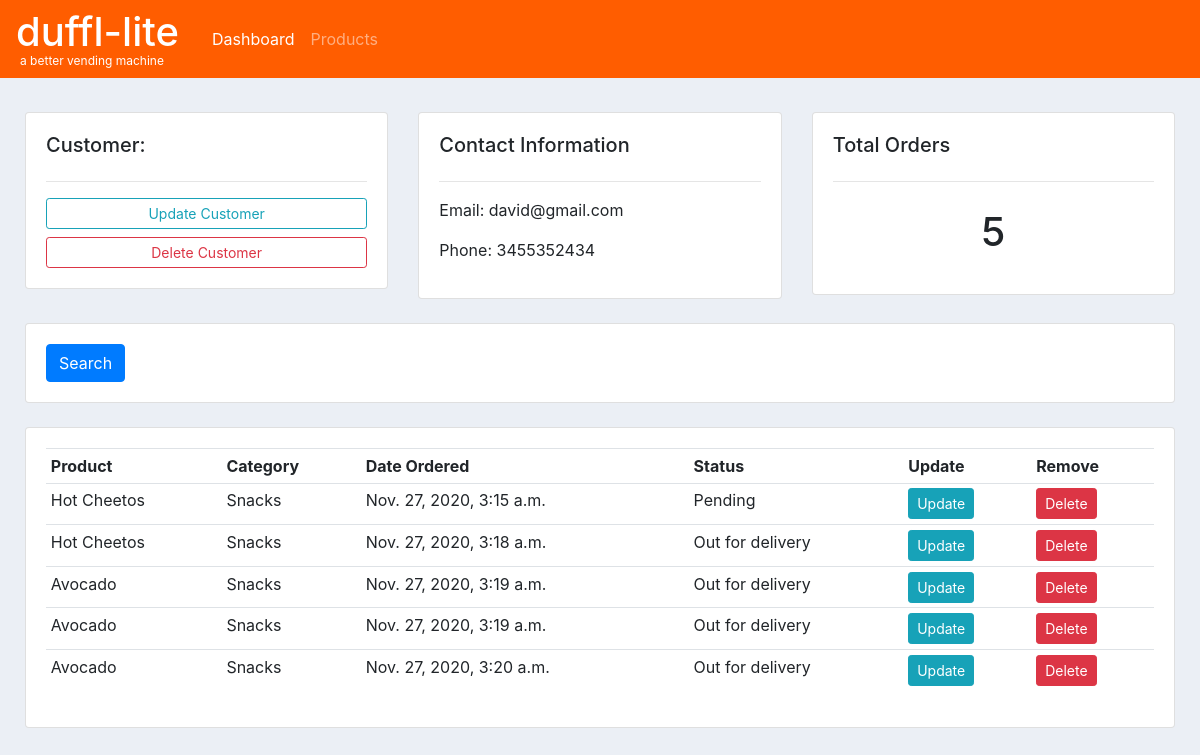
/customer/4/, run on an earlier commit of the app's database.
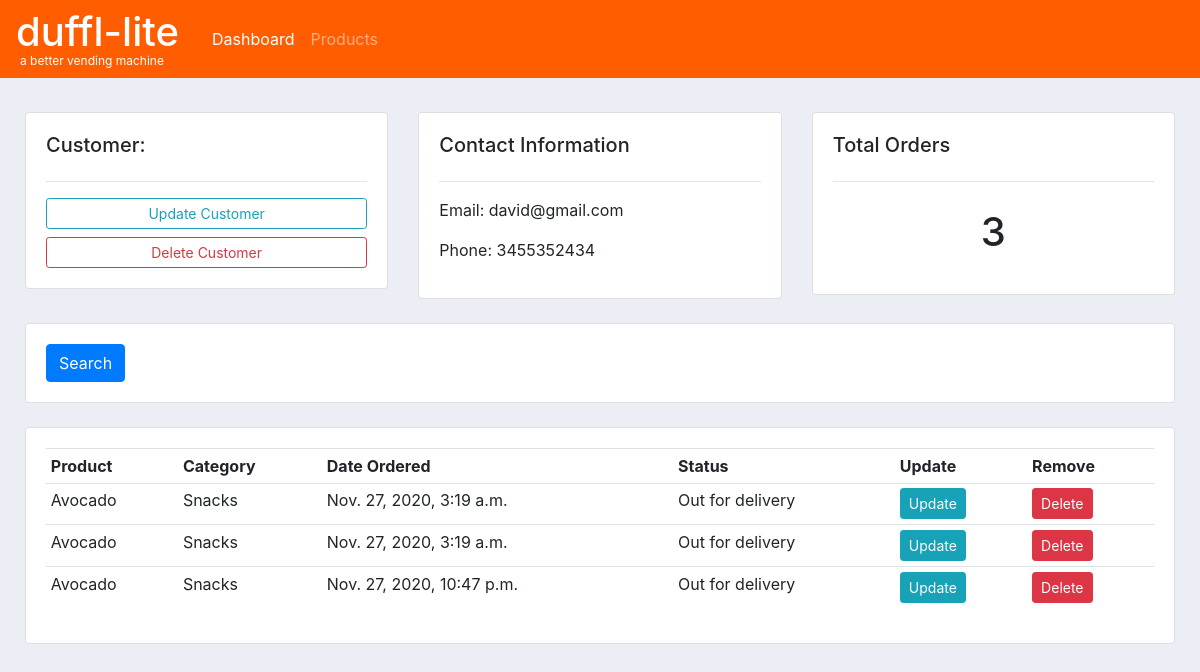
And on a later commit of the database.
### accounts/models.py (models this page shows, shortened)
class Order(models.Model):
	STATUS = (
			('Pending', 'Pending'),
			('Out for delivery', 'Out for delivery'),
			('Delivered', 'Delivered'),
			)
	customer = models.ForeignKey(Customer, null=True, on_delete= models.SET_NULL)
	product = models.ForeignKey(Product, null=True, on_delete= models.SET_NULL)
	date_created = models.DateTimeField(auto_now_add=True, null=True)
	status = models.CharField(max_length=200, null=True, choices=STATUS)

class Product(models.Model):
	CATEGORY = (
			('Snacks', 'Snacks'),
			('Toiletries', 'Toiletries'),
			)
	name = models.CharField(max_length=200, null=True)
	price = models.FloatField(null=True)
	category = models.CharField(max_length=200, null=True, choices=CATEGORY)
	description = models.CharField(max_length=200, null=True, blank=True)
	date_created = models.DateTimeField(auto_now_add=True, null=True)
	def __str__(self):
		return self.name

### accounts/views.py (the view)
# urls.py: path('customer/<str:pk_test>/', views.customer, name="customer"),
def customer(request, pk_test):
	customer = Customer.objects.get(id=pk_test)
	orders = customer.order_set.all()
	order_count = orders.count()
	context = {'customer':customer, 'orders':orders, 'order_count':order_count}
	return render(request, 'accounts/customer.html',context)

### accounts/templates/accounts/customer.html
{% extends 'accounts/main.html' %}
{% block content %}
<br>
<div class="row">
    <div class="col-md">
        <div class="card card-body">
            <h5>Customer:</h5>
            <hr>
            <a class="btn btn-outline-info  btn-sm btn-block" href="">Update Customer</a>
            <a class="btn btn-outline-danger  btn-sm btn-block" href="">Delete Customer</a>
        </div>
    </div>
    <div class="col-md">
        <div class="card card-body">
            <h5>Contact Information</h5>
            <hr>
            <p>Email: {{customer.email}}</p>
            <p>Phone: {{customer.phone}}</p>
        </div>
    </div>
    <div class="col-md">
        <div class="card card-body">
            <h5>Total Orders</h5>
            <hr>
            <h1 style="text-align: center;padding: 10px">{{order_count}}</h1>
        </div>
    </div>
</div>
<br>
<div class="row">
    <div class="col">
        <div class="card card-body">
            <form method="get">
                <button class="btn btn-primary" type="submit">Search</button>
            </form>
        </div>
    </div>
</div>
<br>
<div class="row">
    <div class="col-md">
        <div class="card card-body">
            <table class="table table-sm">
                <tr>
                    <th>Product</th>
                    <th>Category</th>
                    <th>Date Ordered</th>
                    <th>Status</th>
                    <th>Update</th>
                    <th>Remove</th>
                </tr>
                {% for order in orders %}
                <tr>
                    <td>{{order.product}}</td>
                    <td>{{order.product.category}}</td>
                    <td>{{order.date_created}}</td>
                    <td>{{order.status}}</td>
                    <td><a class="btn btn-sm btn-info" href="{% url 'update_order' order.id %}">Update</a></td>
                    <td><a class="btn btn-sm btn-danger" href="{% url 'delete_order' order.id %}">Delete</a></td>
                </tr>
                {% endfor %}
            </table>
        </div>
    </div>
</div>
{% endblock %}

What changed in the data, as far as the page shows it:
removed Order: product "Hot Cheetos", product.category "Snacks", date_created "Nov. 27, 2020, 3:15 a.m.", status "Pending"
removed Order: product "Hot Cheetos", product.category "Snacks", date_created "Nov. 27, 2020, 3:18 a.m.", status "Out for delivery"
removed Order: product "Avocado", product.category "Snacks", date_created "Nov. 27, 2020, 3:20 a.m.", status "Out for delivery"
added Order: product "Avocado", product.category "Snacks", date_created "Nov. 27, 2020, 10:47 p.m.", status "Out for delivery"
Also different on the page:
{{ order_count }}: "5" → "3"
